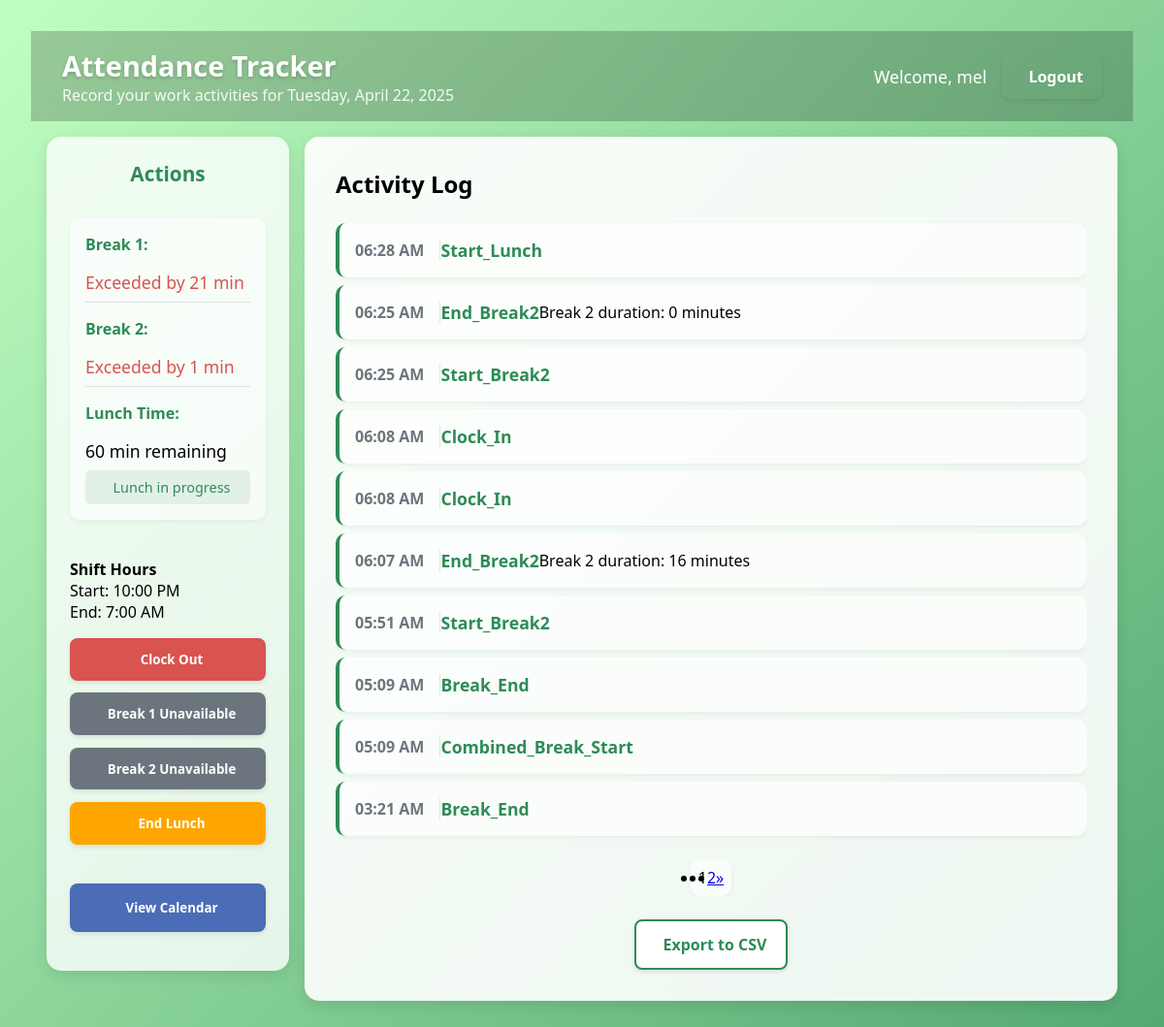
/tracker/ (signed in), run on an earlier commit of the app's database.
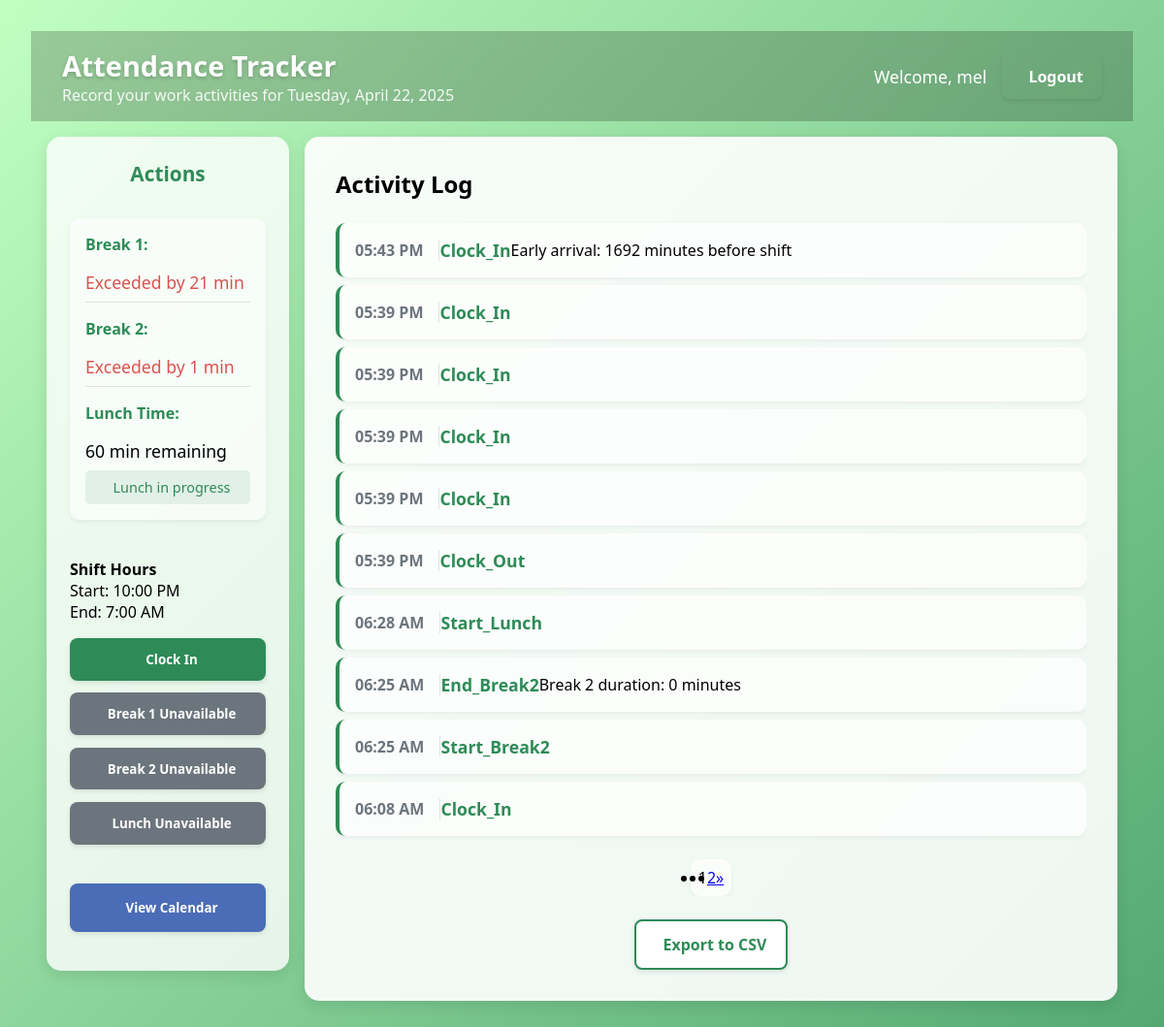
And on a later commit of the database.
### attendance_app/models.py (models this page shows, shortened)
class AttendanceLog(models.Model):
    user = models.ForeignKey(User, on_delete=models.CASCADE)
    timestamp = models.DateTimeField(auto_now_add=True)
    action = models.CharField(max_length=50)
    note = models.TextField(blank=True, null=True)  # Optional note field

### attendance_app/views.py (the view, shortened to what this page needs)
# urls.py: path('tracker/', views.tracker_view, name='tracker'),  # 👈 After login, redirect here
@login_required
def tracker_view(request):
    requested_date = request.GET.get('date')
    if requested_date:
        try:
            selected_date = datetime.strptime(requested_date, '%Y-%m-%d').date()
            today = selected_date
            is_today = (today == date.today())
        except ValueError:
            selected_date = today = date.today()
            is_today = True
    else:
        selected_date = today = date.today()
        is_today = True
    time_allocation, created = DailyTimeAllocation.objects.get_or_create(
        user=request.user,
        date=today,
    )
    now = localtime(timezone.now())
    current_date = now.date()
    if now.time() < time(7, 0):
        shift_start_date = current_date - timedelta(days=1)
        shift_end_date = current_date
    else:
        shift_start_date = current_date
        shift_end_date = current_date + timedelta(days=1)
    shift_start = datetime.combine(shift_start_date, time(22, 0)).replace(tzinfo=pytz.timezone('Asia/Manila'))
    shift_end = datetime.combine(shift_end_date, time(7, 0)).replace(tzinfo=pytz.timezone('Asia/Manila'))
    clocked_in_late = False
    minutes_late = 0
    first_clock_in = None
    if is_today:
        if now.time() < time(7, 0):
            first_clock_in = AttendanceLog.objects.filter(
                user=request.user,
                action='clock_in',
                timestamp__date__gte=shift_start_date,
                timestamp__date__lte=shift_end_date
            ).order_by('timestamp').first()
        else:
            first_clock_in = AttendanceLog.objects.filter(
                user=request.user,
                action='clock_in',
                timestamp__date=shift_start_date
            ).order_by('timestamp').first()
        if first_clock_in:
            if first_clock_in.timestamp > shift_start:
                clocked_in_late = True
                time_diff = first_clock_in.timestamp - shift_start
                minutes_late = int(time_diff.total_seconds() // 60)
    logs = AttendanceLog.objects.filter(user=request.user, timestamp__date=today).order_by('-timestamp')
    page = request.GET.get('page', 1)
    paginator = Paginator(logs, 10)  # Show 10 activities per page
    try:
        page_obj = paginator.page(page)
    except PageNotAnInteger:
        page_obj = paginator.page(1)
    except EmptyPage:
        page_obj = paginator.page(paginator.num_pages)
    current_status = 'idle'
    ongoing_break1 = False
    ongoing_break2 = False
    ongoing_lunch = False
    if time_allocation.break1_start_time:
        ongoing_break1 = True
        current_status = 'on_break1'
    if time_allocation.break2_start_time:
        ongoing_break2 = True
        current_status = 'on_break2'
    if time_allocation.lunch_start_time:
        ongoing_lunch = True
        current_status = 'at_lunch'
    is_clocked_in = False
    clocked_in_today = AttendanceLog.objects.filter(
        user=request.user,
        action='clock_in',
        timestamp__date=today
    ).exists()
    clocked_out_today = AttendanceLog.objects.filter(
        user=request.user,
        action='clock_out',
        timestamp__date=today
    ).exists()
    if is_today:
        yesterday = date.today() - timedelta(days=1)
    if clocked_in_today and not clocked_out_today:
        is_clocked_in = True
        if not (ongoing_break1 or ongoing_break2 or ongoing_lunch):
            current_status = 'working'
    can_perform_clock_actions = is_today
    break1_percentage = min(time_allocation.break1_minutes_used / 15 * 100, 100) if time_allocation.break1_minutes_used > 0 else 0
    break2_percentage = min(time_allocation.break2_minutes_used / 15 * 100, 100) if time_allocation.break2_minutes_used > 0 else 0
    lunch_percentage = min(time_allocation.lunch_minutes_used / 60 * 100, 100) if time_allocation.lunch_minutes_used > 0 else 0
    context = {
        'logs': logs,
        'page_obj': page_obj,
        'today': date.today(),
        'selected_date': selected_date,
        'is_today': is_today,
        'break1_minutes_remaining': time_allocation.break1_minutes_remaining(),
        'break2_minutes_remaining': time_allocation.break2_minutes_remaining(),
        'lunch_minutes_remaining': time_allocation.lunch_minutes_remaining(),
        'break1_minutes_exceeded': time_allocation.break1_minutes_exceeded(),
        'break2_minutes_exceeded': time_allocation.break2_minutes_exceeded(),
        'lunch_minutes_exceeded': time_allocation.lunch_minutes_exceeded(),
        'is_break1_exceeded': time_allocation.is_break1_exceeded(),
        'is_break2_exceeded': time_allocation.is_break2_exceeded(),
        'is_lunch_exceeded': time_allocation.is_lunch_exceeded(),
        'ongoing_break1': ongoing_break1,
        'ongoing_break2': ongoing_break2,
        'ongoing_lunch': ongoing_lunch,
        'current_status': current_status,
        'break1_minutes_used': time_allocation.break1_minutes_used,
        'break2_minutes_used': time_allocation.break2_minutes_used,
        'lunch_minutes_used': time_allocation.lunch_minutes_used,
        'break1_percentage': break1_percentage,
        'break2_percentage': break2_percentage,
        'lunch_percentage': lunch_percentage,
        'is_clocked_in': is_clocked_in,
        'can_perform_clock_actions': can_perform_clock_actions,
        'clocked_in_late': clocked_in_late,
        'minutes_late': minutes_late,
        'shift_start_time': '10:00 PM',
        'shift_end_time': '7:00 AM',
    }
    if ongoing_break1:
        context['break1_start_time'] = time_allocation.break1_start_time
    if ongoing_break2:
        context['break2_start_time'] = time_allocation.break2_start_time
    if ongoing_lunch:
        context['lunch_start_time'] = time_allocation.lunch_start_time
    return render(request, 'tracker.html', context)

### attendance_app/models.py (called while the page is built)
    def break1_minutes_remaining(self):
        return max(15 - self.break1_minutes_used, 0)

    def break2_minutes_remaining(self):
        return max(15 - self.break2_minutes_used, 0)

    def lunch_minutes_remaining(self):
        return max(60 - self.lunch_minutes_used, 0)  # 60 minutes for lunch

    def is_break1_exceeded(self):
        return self.break1_minutes_used > 15

    def is_break2_exceeded(self):
        return self.break2_minutes_used > 15

    def is_lunch_exceeded(self):
        return self.lunch_minutes_used > 60

    def break1_minutes_exceeded(self):
        if self.is_break1_exceeded():
            return self.break1_minutes_used - 15
        return 0

    def break2_minutes_exceeded(self):
        if self.is_break2_exceeded():
            return self.break2_minutes_used - 15
        return 0

    def lunch_minutes_exceeded(self):
        if self.is_lunch_exceeded():
            return self.lunch_minutes_used - 60
        return 0

### attendance_app/templates/tracker.html (shortened to what the changed rows need)
{% load static %}
{% block extra_css %}
<link rel="stylesheet" href="{% static 'css/tracker.css' %}">
<link rel="stylesheet" href="https://cdnjs.cloudflare.com/ajax/libs/flatpickr/4.6.13/flatpickr.min.css">
{% endblock %}
{% block content %}
<nav class="navbar">
    <div class="navbar-left">
        <h1 class="navbar-title">Attendance Tracker</h1>
    </div>
</nav>
<div class="main-container">
    <div class="sidebar">
        <form method="post" class="action-form">
            <div class="sidebar-actions">
                {% if is_today %}
                    {% if is_clocked_in %}
                        <button type="submit" name="action" value="clock_out" class="btn btn-danger btn-block action-btn">
                             Clock Out
                        </button>
                    {% else %}
                        <button type="submit" name="action" value="clock_in" class="btn btn-success btn-block action-btn">
                             Clock In
                        </button>
                    {% endif %}
                    {% if is_clocked_in and not ongoing_break1 and not ongoing_break2 and not ongoing_lunch and is_today %}
                        {% if not is_break1_exceeded %}
                            <button type="submit" name="action" value="start_break1" class="btn btn-primary btn-block action-btn">
                                <i class="fas fa-coffee"></i> Start Break 1
                            </button>
                        {% else %}
                            <button type="button" class="btn btn-secondary btn-block action-btn" disabled>
                                <i class="fas fa-coffee"></i> Break 1 Limit Exceeded
                            </button>
                        {% endif %}
                    {% elif is_clocked_in and ongoing_break1 %}
                        <button type="submit" name="action" value="end_break1" class="btn btn-warning btn-block action-btn">
                            <i class="fas fa-stop-circle"></i> End Break 1
                        </button>
                    {% else %}
                        <button type="button" class="btn btn-secondary btn-block action-btn" disabled>
                             Break 1 Unavailable
                        </button>
                    {% endif %}
                    {% if is_clocked_in and not ongoing_break1 and not ongoing_break2 and not ongoing_lunch and is_today %}
                        {% if not is_break2_exceeded %}
                            <button type="submit" name="action" value="start_break2" class="btn btn-primary btn-block action-btn">
                                <i class="fas fa-coffee"></i> Start Break 2
                            </button>
                        {% else %}
                            <button type="button" class="btn btn-secondary btn-block action-btn" disabled>
                                <i class="fas fa-coffee"></i> Break 2 Limit Exceeded
                            </button>
                        {% endif %}
                    {% elif is_clocked_in and ongoing_break2 %}
                        <button type="submit" name="action" value="end_break2" class="btn btn-warning btn-block action-btn">
                            <i class="fas fa-stop-circle"></i> End Break 2
                        </button>
                    {% else %}
                        <button type="button" class="btn btn-secondary btn-block action-btn" disabled>
                             Break 2 Unavailable
                        </button>
                    {% endif %}
                    {% if is_clocked_in and not ongoing_break1 and not ongoing_break2 and not ongoing_lunch and is_today %}
                        {% if not is_lunch_exceeded %}
                            <button type="submit" name="action" value="start_lunch" class="btn btn-primary btn-block action-btn">
                                <i class="fas fa-utensils"></i> Start Lunch
                            </button>
                        {% else %}
                            <button type="button" class="btn btn-secondary btn-block action-btn" disabled>
                                <i class="fas fa-utensils"></i> Lunch Limit Exceeded
                            </button>
                        {% endif %}
                    {% elif is_clocked_in and ongoing_lunch %}
                        <button type="submit" name="action" value="end_lunch" class="btn btn-warning btn-block action-btn">
                             End Lunch
                        </button>
                    {% else %}
                        <button type="button" class="btn btn-secondary btn-block action-btn" disabled>
                             Lunch Unavailable
                        </button>
                    {% endif %}
                {% else %}
                    <div class="alert alert-info">
                        You are viewing historical data. Clock actions are only available for the current day.
                    </div>
                {% endif %}
            </div>
        </form>
    </div>
    <div class="content-area">
        <div class="card main-card">
            <div class="logs-section">
                <div class="section-header">
                    <h2>Activity Log</h2>
                </div>
                {% if logs %}
                <ul class="activity-list">
                    {% for log in page_obj %}
                    <li class="activity-item">
                        <span class="activity-time">{{ log.timestamp|date:"h:i A" }}</span>
                        <span class="activity-action">{{ log.action|title }}</span>
                        {% if log.note %}<span class="activity-note">{{ log.note }}</span>{% endif %}
                    </li>
                    {% endfor %}
                </ul>
                <div class="pagination-container">
                    <ul class="pagination">
                        {% for p in page_obj.paginator.page_range %}
                        {% if p == page_obj.number %}
                        <li class="page-item active"><span class="page-link">{{ p }}</span></li>
                        {% elif p > page_obj.number|add:'-3' and p < page_obj.number|add:'3' %}
                        <li class="page-item">
                            <a class="page-link" href="?page={{ p }}{% if requested_date %}&date={{ requested_date }}{% endif %}">{{ p }}</a>
                        </li>
                        {% endif %}
                        {% endfor %}
                    </ul>
                </div>
                {% else %}
                <div class="no-activity">
                    <p>No activity recorded for this day.</p>
                </div>
                {% endif %}
            </div>
        </div>
    </div>
</div>
{% endblock %}

What changed in the data, as far as the page shows it:
no longer on this page (row unchanged): AttendanceLog: timestamp "06:08 AM", action "Clock_In"
no longer on this page (row unchanged): AttendanceLog: timestamp "06:07 AM", action "End_Break2", note "Break 2 duration: 16 minutes"
no longer on this page (row unchanged): AttendanceLog: timestamp "05:51 AM", action "Start_Break2"
no longer on this page (row unchanged): AttendanceLog: timestamp "05:09 AM", action "Break_End"
no longer on this page (row unchanged): AttendanceLog: timestamp "05:09 AM", action "Combined_Break_Start"
no longer on this page (row unchanged): AttendanceLog: timestamp "03:21 AM", action "Break_End"
added AttendanceLog: timestamp "05:43 PM", action "Clock_In", note "Early arrival: 1692 minutes before shift"
added AttendanceLog: timestamp "05:39 PM", action "Clock_In"
added AttendanceLog: timestamp "05:39 PM", action "Clock_In"
added AttendanceLog: timestamp "05:39 PM", action "Clock_In"
added AttendanceLog: timestamp "05:39 PM", action "Clock_In"
added AttendanceLog: timestamp "05:39 PM", action "Clock_Out"
Also different on the page:
text no longer shown: "Clock Out End Lunch"
text now shown: "Clock In Lunch Unavailable"
